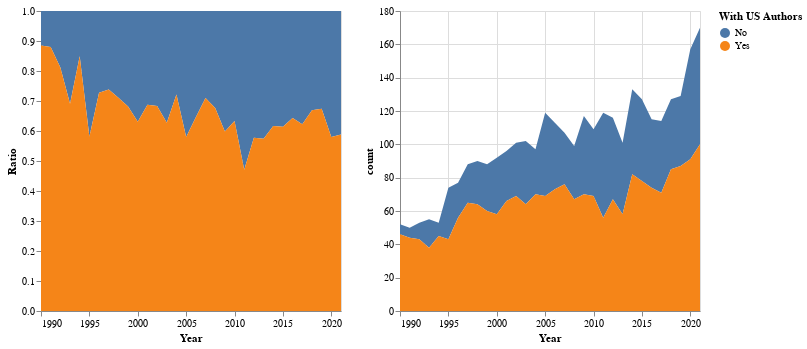

Notebook code for this chart:
### Code cell
source = withus_authors

chart1 = alt.Chart(source).mark_area().encode(
    x="Year:T",
    y="Ratio:Q",
    color="With US Authors:N"
).properties(
    width=300
)

chart2 = alt.Chart(source).mark_area().encode(
    x="Year:T",
    y="count:Q",
    color="With US Authors:N"
).properties(
    width=300
)

alt.hconcat(chart1, chart2)

### Figure 1 — Vega-Lite specification as saved in the notebook (floating-point values rounded to 4 significant figures)
{"config": {"view": {"continuousWidth": 400, "continuousHeight": 300}}, "hconcat": [{"mark": "area", "encoding": {"color": {"field": "With US Authors", "type": "nominal"}, "x": {"field": "Year", "type": "temporal"}, "y": {"field": "Ratio", "type": "quantitative"}}, "width": 300}, {"mark": "area", "encoding": {"color": {"field": "With US Authors", "type": "nominal"}, "x": {"field": "Year", "type": "temporal"}, "y": {"field": "count", "type": "quantitative"}}, "width": 300}], "data": {"name": "data-bccc276b38e463949058b1a620b2953c"}, "$schema": "https://vega.github.io/schema/vega-lite/v4.17.0.json", "datasets": {"data-bccc276b38e463949058b1a620b2953c": [{"year": 1990, "With US Authors": "No", "count": 6, "Ratio": 0.1154, "Year": "1990-01-01T00:00:00"}, {"year": 1990, "With US Authors": "Yes", "count": 46, "Ratio": 0.8846, "Year": "1990-01-01T00:00:00"}, {"year": 1991, "With US Authors": "No", "count": 6, "Ratio": 0.12, "Year": "1991-01-01T00:00:00"}, {"year": 1991, "With US Authors": "Yes", "count": 44, "Ratio": 0.88, "Year": "1991-01-01T00:00:00"}, {"year": 1992, "With US Authors": "No", "count": 10, "Ratio": 0.1887, "Year": "1992-01-01T00:00:00"}, {"year": 1992, "With US Authors": "Yes", "count": 43, "Ratio": 0.8113, "Year": "1992-01-01T00:00:00"}, {"year": 1993, "With US Authors": "No", "count": 17, "Ratio": 0.3091, "Year": "1993-01-01T00:00:00"}, {"year": 1993, "With US Authors": "Yes", "count": 38, "Ratio": 0.6909, "Year": "1993-01-01T00:00:00"}, {"year": 1994, "With US Authors": "No", "count": 8, "Ratio": 0.1509, "Year": "1994-01-01T00:00:00"}, {"year": 1994, "With US Authors": "Yes", "count": 45, "Ratio": 0.8491, "Year": "1994-01-01T00:00:00"}, {"year": 1995, "With US Authors": "No", "count": 31, "Ratio": 0.4189, "Year": "1995-01-01T00:00:00"}, {"year": 1995, "With US Authors": "Yes", "count": 43, "Ratio": 0.5811, "Year": "1995-01-01T00:00:00"}, {"year": 1996, "With US Authors": "No", "count": 21, "Ratio": 0.2727, "Year": "1996-01-01T00:00:00"}, {"year": 1996, "With US Authors": "Yes", "count": 56, "Ratio": 0.7273, "Year": "1996-01-01T00:00:00"}, {"year": 1997, "With US Authors": "No", "count": 23, "Ratio": 0.2614, "Year": "1997-01-01T00:00:00"}, {"year": 1997, "With US Authors": "Yes", "count": 65, "Ratio": 0.7386, "Year": "1997-01-01T00:00:00"}, {"year": 1998, "With US Authors": "No", "count": 26, "Ratio": 0.2889, "Year": "1998-01-01T00:00:00"}, {"year": 1998, "With US Authors": "Yes", "count": 64, "Ratio": 0.7111, "Year": "1998-01-01T00:00:00"}, {"year": 1999, "With US Authors": "No", "count": 28, "Ratio": 0.3182, "Year": "1999-01-01T00:00:00"}, {"year": 1999, "With US Authors": "Yes", "count": 60, "Ratio": 0.6818, "Year": "1999-01-01T00:00:00"}, {"year": 2000, "With US Authors": "No", "count": 34, "Ratio": 0.3696, "Year": "2000-01-01T00:00:00"}, {"year": 2000, "With US Authors": "Yes", "count": 58, "Ratio": 0.6304, "Year": "2000-01-01T00:00:00"}, {"year": 2001, "With US Authors": "No", "count": 30, "Ratio": 0.3125, "Year": "2001-01-01T00:00:00"}, {"year": 2001, "With US Authors": "Yes", "count": 66, "Ratio": 0.6875, "Year": "2001-01-01T00:00:00"}, {"year": 2002, "With US Authors": "No", "count": 32, "Ratio": 0.3168, "Year": "2002-01-01T00:00:00"}, {"year": 2002, "With US Authors": "Yes", "count": 69, "Ratio": 0.6832, "Year": "2002-01-01T00:00:00"}, {"year": 2003, "With US Authors": "No", "count": 38, "Ratio": 0.3725, "Year": "2003-01-01T00:00:00"}, {"year": 2003, "With US Authors": "Yes", "count": 64, "Ratio": 0.6275, "Year": "2003-01-01T00:00:00"}, {"year": 2004, "With US Authors": "No", "count": 27, "Ratio": 0.2784, "Year": "2004-01-01T00:00:00"}, {"year": 2004, "With US Authors": "Yes", "count": 70, "Ratio": 0.7216, "Year": "2004-01-01T00:00:00"}, {"year": 2005, "With US Authors": "No", "count": 50, "Ratio": 0.4202, "Year": "2005-01-01T00:00:00"}, {"year": 2005, "With US Authors": "Yes", "count": 69, "Ratio": 0.5798, "Year": "2005-01-01T00:00:00"}, {"year": 2006, "With US Authors": "No", "count": 40, "Ratio": 0.354, "Year": "2006-01-01T00:00:00"}, {"year": 2006, "With US Authors": "Yes", "count": 73, "Ratio": 0.646, "Year": "2006-01-01T00:00:00"}, {"year": 2007, "With US Authors": "No", "count": 31, "Ratio": 0.2897, "Year": "2007-01-01T00:00:00"}, {"year": 2007, "With US Authors": "Yes", "count": 76, "Ratio": 0.7103, "Year": "2007-01-01T00:00:00"}, {"year": 2008, "With US Authors": "No", "count": 32, "Ratio": 0.3232, "Year": "2008-01-01T00:00:00"}, {"year": 2008, "With US Authors": "Yes", "count": 67, "Ratio": 0.6768, "Year": "2008-01-01T00:00:00"}, {"year": 2009, "With US Authors": "No", "count": 47, "Ratio": 0.4017, "Year": "2009-01-01T00:00:00"}, {"year": 2009, "With US Authors": "Yes", "count": 70, "Ratio": 0.5983, "Year": "2009-01-01T00:00:00"}, {"year": 2010, "With US Authors": "No", "count": 40, "Ratio": 0.367, "Year": "2010-01-01T00:00:00"}, {"year": 2010, "With US Authors": "Yes", "count": 69, "Ratio": 0.633, "Year": "2010-01-01T00:00:00"}, {"year": 2011, "With US Authors": "No", "count": 63, "Ratio": 0.5294, "Year": "2011-01-01T00:00:00"}, {"year": 2011, "With US Authors": "Yes", "count": 56, "Ratio": 0.4706, "Year": "2011-01-01T00:00:00"}, {"year": 2012, "With US Authors": "No", "count": 49, "Ratio": 0.4224, "Year": "2012-01-01T00:00:00"}, {"year": 2012, "With US Authors": "Yes", "count": 67, "Ratio": 0.5776, "Year": "2012-01-01T00:00:00"}, {"year": 2013, "With US Authors": "No", "count": 43, "Ratio": 0.4257, "Year": "2013-01-01T00:00:00"}, {"year": 2013, "With US Authors": "Yes", "count": 58, "Ratio": 0.5743, "Year": "2013-01-01T00:00:00"}, {"year": 2014, "With US Authors": "No", "count": 51, "Ratio": 0.3835, "Year": "2014-01-01T00:00:00"}, {"year": 2014, "With US Authors": "Yes", "count": 82, "Ratio": 0.6165, "Year": "2014-01-01T00:00:00"}, {"year": 2015, "With US Authors": "No", "count": 49, "Ratio": 0.3858, "Year": "2015-01-01T00:00:00"}, {"year": 2015, "With US Authors": "Yes", "count": 78, "Ratio": 0.6142, "Year": "2015-01-01T00:00:00"}, {"year": 2016, "With US Authors": "No", "count": 41, "Ratio": 0.3565, "Year": "2016-01-01T00:00:00"}, {"year": 2016, "With US Authors": "Yes", "count": 74, "Ratio": 0.6435, "Year": "2016-01-01T00:00:00"}, {"year": 2017, "With US Authors": "No", "count": 43, "Ratio": 0.3772, "Year": "2017-01-01T00:00:00"}, {"year": 2017, "With US Authors": "Yes", "count": 71, "Ratio": 0.6228, "Year": "2017-01-01T00:00:00"}, {"year": 2018, "With US Authors": "No", "count": 42, "Ratio": 0.3307, "Year": "2018-01-01T00:00:00"}, {"year": 2018, "With US Authors": "Yes", "count": 85, "Ratio": 0.6693, "Year": "2018-01-01T00:00:00"}, {"year": 2019, "With US Authors": "No", "count": 42, "Ratio": 0.3256, "Year": "2019-01-01T00:00:00"}, {"year": 2019, "With US Authors": "Yes", "count": 87, "Ratio": 0.6744, "Year": "2019-01-01T00:00:00"}, {"year": 2020, "With US Authors": "No", "count": 66, "Ratio": 0.4204, "Year": "2020-01-01T00:00:00"}, {"year": 2020, "With US Authors": "Yes", "count": 91, "Ratio": 0.5796, "Year": "2020-01-01T00:00:00"}, {"year": 2021, "With US Authors": "No", "count": 70, "Ratio": 0.4118, "Year": "2021-01-01T00:00:00"}, {"year": 2021, "With US Authors": "Yes", "count": 100, "Ratio": 0.5882, "Year": "2021-01-01T00:00:00"}]}}
